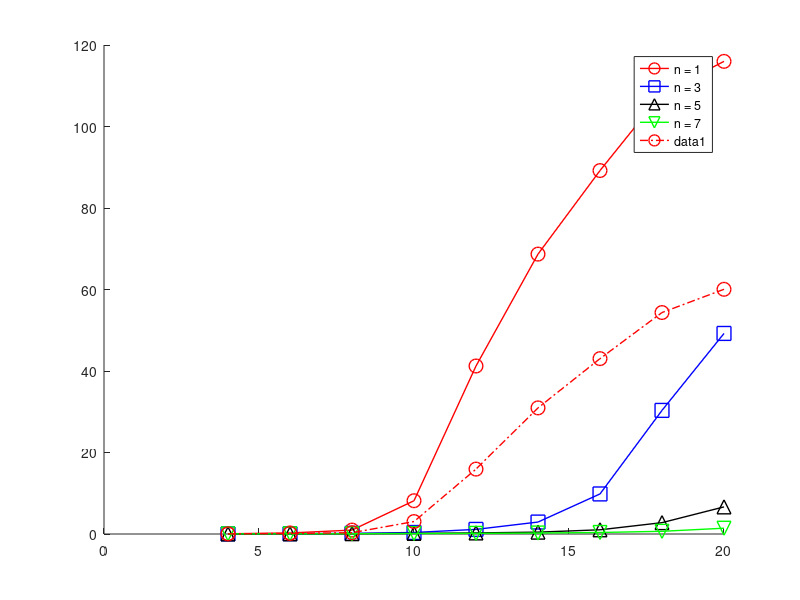

This figure's MATLAB source: (Note: this script raises an error after producing the figure.)

% analyse simulations for varying Node number & processes

clear;

load results_Nodes_Nprocess_15March;

average_error_MT = mean(error_MT_All,[3,4]);
average_error_LS = mean(error_LS_All,[3,4]);
average_error_LS2 = mean(error_LS2_All,[3,4]);

figure;
hold on;
%plot(N_graph_size_set,average_error_MT(:,2:5),'o-','linewidth',2,'MarkerSize',10);
plot(N_graph_size_set,average_error_MT(:,2),'ro-','linewidth',1,'MarkerSize',10);
plot(N_graph_size_set,average_error_MT(:,3),'bs-','linewidth',1,'MarkerSize',10);
plot(N_graph_size_set,average_error_MT(:,4),'k^-','linewidth',1,'MarkerSize',10);
plot(N_graph_size_set,average_error_MT(:,5),'gv-','linewidth',1,'MarkerSize',10);
legend('n = 1','n = 3','n = 5','n = 7');

%plot(N_graph_size_set,average_error_LS2(:,2:5),'s--','linewidth',2,'MarkerSize',10);
p = plot(N_graph_size_set,average_error_LS2(:,2),'ro-.','linewidth',1,'MarkerSize',10);
set(get(get(p,'Annotation'),'LegendInformation'),'IconDisplayStyle','off');
p = plot(N_graph_size_set,average_error_LS2(:,3),'bs-.','linewidth',1,'MarkerSize',10);
set(get(get(p,'Annotation'),'LegendInformation'),'IconDisplayStyle','off');
p = plot(N_graph_size_set,average_error_LS2(:,4),'k^-.','linewidth',1,'MarkerSize',10);
set(get(get(p,'Annotation'),'LegendInformation'),'IconDisplayStyle','off');
p = plot(N_graph_size_set,average_error_LS2(:,5),'gv-.','linewidth',1,'MarkerSize',10);
set(get(get(p,'Annotation'),'LegendInformation'),'IconDisplayStyle','off');

grid on; box on;
ylim([0 100]);
xlabel('# Nodes'); ylabel('Average relative error %');
set(gca, 'YScale', 'log');
fontsize(scale=1.5);

% figure;
% hold on;
% plot(N_graph_size_set,average_error_LS,'o-');
% plot(N_graph_size_set,average_error_LS2,'s--');
% grid on;
% ylim([0 100]);
% xlabel('Nodes'); ylabel('Error');
% set(gca, 'YScale', 'log');
